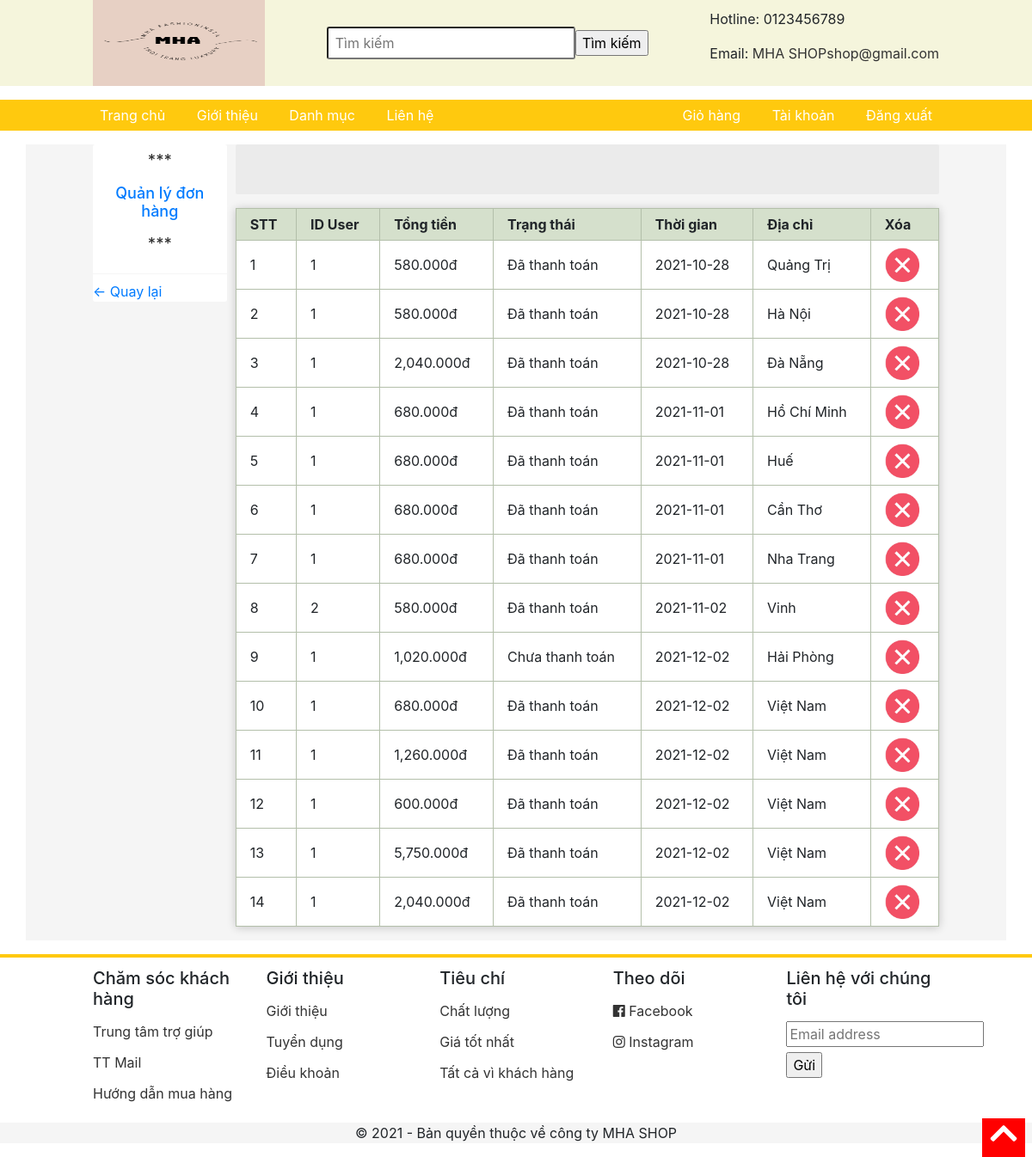
Page /donhang/quanlydh.php (signed in) on the committed database.
### tables this page shows
CREATE TABLE `donhang` (
  `id` int(11) NOT NULL,
  `iduser` int(100) NOT NULL,
  `tongtien` int(100) NOT NULL,
  `trangthai` varchar(100) NOT NULL,
  `ngaymua` date NOT NULL,
  `diachi` varchar(100) NOT NULL
);

### donhang/quanlydh.php (the view, shortened to what this page needs)
<html>
<head>
	<link rel="stylesheet" type="text/css" href="../css/grid.css">
	<link rel="stylesheet" type="text/css" href="../css/responsive.css">
	<link rel="stylesheet" type="text/css" href="../main.css">
	<link rel="stylesheet" href="https://use.fontawesome.com/releases/v5.7.0/css/all.css">
	<link rel="stylesheet" href="https://maxcdn.bootstrapcdn.com/bootstrap/4.5.2/css/bootstrap.min.css">
</head>
<body>
<form action="timkiem.php" method="POST">
	<div class="app">
		<div class="header">
			<div class="grid wide">
				<div class="header-main">
					<div class="logo">
						<a href="../index.php"><img src="../img/LOGO1.png" width="200" height="100"></a>
					</div>
					<div class="search">
						<input type="text" name="s" class="search-bar" placeholder="Tìm kiếm">
						<input type="submit" value="Tìm kiếm">
					</div>
					<div class="contact">
						<p>Hotline: 0123456789</p>
						<p>Email: <a href="mailto:MHA SHOPshop@gmail.com" style="color: #333;">MHA SHOPshop@gmail.com</a></p>
					</div>
				</div>
			</div>
		</div>
		</form>
		<div class="navigation-bar">
			<ul class="navbar-list">
				<li class="navbar-item"><a href="index.php" class="navbar-link">Trang chủ</a></li>
				<li class="navbar-item"><a href="./pages/gioithieu.php" class="navbar-link">Giới thiệu</a></li>
				<li class="navbar-item navbar-item-category">
					<a href="" class="navbar-link">Danh mục</a>
				</li>
				<li class="navbar-item"><a href="../pages/lienhe.php" class="navbar-link">Liên hệ</a></li>
			</ul>
			<ul class="navbar-list">
				<li class="navbar-item"><a href="../pages/giohang.php" class="navbar-link">Giỏ hàng</a></li>
				<li class="navbar-item"><a href="../taikhoan.php" class="navbar-link">Tài khoản</a></li>
				<li class="navbar-item"><a href="../pages/dangxuat.php" class="navbar-link">Đăng xuất</a></li>
			</ul>
		</div>
		<div class="container">
			<div class="grid wide">
				<div class="row sm-gutter grid-content">
					<div class="column l-2 me-0 s-0">
						<nav class="category">
							<h3 class="category-heading" align="center">
								<p >***</p>
								<a href="" >Quản lý đơn hàng</a>
								<p  >***</p>
							</h3>
							<ul class="category-list">
								<li class="category-item category-item--active">
									<a href="../admin.php" ><- Quay lại </a>
								</li>
							</ul>
						</nav>
					</div>
					<div class="column l-10 me-12 s-12">
						<div class="home-filter">
							<button class="home-filter-btn btn"></button>
							<button class="home-filter-btn btn btn--active"></button>
							<button class="home-filter-btn btn"></button>
						</div>
<div class="page">
<table class="layout display responsive-table">
<thead>
<tr>
	<th>STT</th>
	<th >ID User</th>
	<th >Tổng tiền</th>
	<th >Trạng thái</th>
	<th >Thời gian</th>
	<th >Địa chỉ</th>
	<th>Xóa</th>
</tr>
</thead>
<tbody>
<?php
			$conn =	mysqli_connect("localhost", "root", "", "dacs2");
			$sql= "SELECT * FROM donhang ";
			$ketqua = mysqli_query($conn, $sql);
			$stt = 1;
			while ($row = mysqli_fetch_array($ketqua)) {
				echo "<tr>";
				echo "<td>".$stt."</td>";
				echo "<td>".$row['iduser']."</td>";
                echo "<td>".number_format($row['tongtien'],3)."đ</td>";
				echo "<td>".$row['trangthai']."</td>";
				echo "<td>".$row['ngaymua']."</td>";
                echo "<td>".$row['diachi']."</td>";
				echo '<td><a href=" xoadh.php?id= '.$row['id'].'"><img src="../img/thungrac.jpg" alt="" width="40px" height="40px"></a></td>';
				echo "</tr>";
				$stt++;
			}
		?>
</tbody>
</table>
</div>
								</div>
								</div>
							</div>
						</div>
		<div class="footer">
			<div class="grid wide">
				<div class="row">
					<div class="column l-2-4 me-4 s-6">
						<h3 class="footer__heading">Chăm sóc khách hàng</h3>
						<ul class="footer-list">
							<li class="footer-item">
								<a href="" class="footer-item-link">Trung tâm trợ giúp</a>
							</li>
							<li class="footer-item">
								<a href="" class="footer-item-link">TT Mail</a>
							</li>
							<li class="footer-item">
								<a href="" class="footer-item-link">Hướng dẫn mua hàng</a>
							</li>
						</ul>
					</div>
					<div class="column l-2-4 me-4 s-6">
						<h3 class="footer__heading">Giới thiệu</h3>
						<ul class="footer-list">
							<li class="footer-item">
								<a href="" class="footer-item-link">Giới thiệu</a>
							</li>
							<li class="footer-item">
								<a href="" class="footer-item-link">Tuyển dụng</a>
							</li>
							<li class="footer-item">
								<a href="" class="footer-item-link">Điều khoản</a>
							</li>
						</ul>
					</div>
					<div class="column l-2-4 me-4 s-6">
						<h3 class="footer__heading">Tiêu chí</h3>
						<ul class="footer-list">
							<li class="footer-item">
								<a  class="footer-item-link">Chất lượng</a>
							</li>
							<li class="footer-item">
								<a  class="footer-item-link">Giá tốt nhất</a>
							</li>
							<li class="footer-item">
								<a  class="footer-item-link">Tất cả vì khách hàng</a>
							</li>
						</ul>
					</div>
					<div class="column l-2-4 me-4 s-6">
						<h3 class="footer__heading">Theo dõi</h3>
						<ul class="footer-list">
							<li class="footer-item">
								<a href="" class="footer-item-link">
									<i class="fab fa-facebook"></i>
									Facebook
								</a>
							</li>
							<li class="footer-item">
								<a href="" class="footer-item-link">
									<i class="fab fa-instagram"></i>
									Instagram
								</a>
							</li>
						</ul>
					</div>
					<div class="column l-2-4 me-4 s-6">
						<h3 class="footer__heading">Liên hệ với chúng tôi</h3>
						<input class="footer__input" type="text" placeholder="Email address">
						<input type="submit" value="Gửi">
					</div>
				</div>
			</div>
			<div class="footer__bottom">
				<div class="grid wide">
					<p>© 2021 - Bản quyền thuộc về công ty MHA SHOP</p>
				</div>
			</div>
		</div>
		<div class="scroll-to-top" onclick="scrollToTop();">
			<i class="scroll-to-top-icon fas fa-chevron-up"></i>
		</div>
</body>
</html>

### css/grid.css (style rules this page uses)
.grid { width: 100%; display: block; padding: 0; }
.grid.wide { max-width: 1200px; margin: 0 auto; }
.row { display: flex; flex-wrap: wrap; margin-left: -4px; margin-right: -4px; }
.column { padding-left: 4px; padding-right: 4px; }
.s-0 { display: none; }
.s-6 { flex: 0 0 50%; max-width: 50%; }
.s-12 { flex: 0 0 100%; max-width: 100%; }
@media (min-width: 740px) { .row { margin-left: -8px; margin-right: -8px; } }
@media (min-width: 740px) { .column { padding-left: 8px; padding-right: 8px; } }
@media (min-width: 740px) { .me-0 { display: none; } }
@media (min-width: 740px) { .me-1, .me-2, .me-3, .me-4, .me-5, .me-6, .me-7, .me-8, .me-9, .me-10, .me-11, .me-12 { display: block; } }
@media (min-width: 740px) { .me-4 { flex: 0 0 33.33333%; max-width: 33.33333%; } }
@media (min-width: 740px) { .me-12 { flex: 0 0 100%; max-width: 100%; } }
@media (min-width: 1113px) { .row { margin-left: -12px; margin-right: -12px; } }
@media (min-width: 1113px) { .row.sm-gutter { margin-left: -5px; margin-right: -5px; } }
@media (min-width: 1113px) { .column { padding-left: 12px; padding-right: 12px; } }
@media (min-width: 1113px) { .row.sm-gutter .column { padding-left: 5px; padding-right: 5px; } }
@media (min-width: 1113px) { .l-1, .l-2, .l-2-4, .l-3, .l-4, .l-5, .l-6, .l-7, .l-8, .l-9, .l-10, .l-11, .l-12 { display: block; } }
@media (min-width: 1113px) { .l-2 { flex: 0 0 16.66667% !important; max-width: 16.66667%; } }
@media (min-width: 1113px) { .column.l-2-4 { flex: 0 0 20%; max-width: 20%; } }
@media (min-width: 1113px) { .l-10 { flex: 0 0 83.33333%; max-width: 83.33333%; } }
@media (min-width: 1024px) and (max-width: 1239px) { .wide { width: 984px; } }
@media (min-width: 1024px) and (max-width: 1239px) { .wide .row { margin-left: -12px; margin-right: -12px; } }
@media (min-width: 1024px) and (max-width: 1239px) { .wide .row.sm-gutter { margin-left: -5px; margin-right: -5px; } }
@media (min-width: 1024px) and (max-width: 1239px) { .wide .column { padding-left: 12px; padding-right: 12px; } }
@media (min-width: 1024px) and (max-width: 1239px) { .wide .row.sm-gutter .column { padding-left: 5px; padding-right: 5px; } }
@media (min-width: 1024px) and (max-width: 1239px) { .wide .l-1, .wide .l-2, .wide .l-2-4, .wide .l-3, .wide .l-4, .wide .l-5, .wide .l-6, .wide .l-7, .wide .l-8, .wide .l-9, .wide .l-10, .wide .l-11, .wide .l-12 { display: block; } }
@media (min-width: 1024px) and (max-width: 1239px) { .wide .l-2 { flex: 0 0 16.66667%; max-width: 16.66667%; } }
@media (min-width: 1024px) and (max-width: 1239px) { .wide .l-2-4 { flex: 0 0 20%; max-width: 20%; } }
@media (min-width: 1024px) and (max-width: 1239px) { .wide .l-10 { flex: 0 0 83.33333%; max-width: 83.33333%; } }

### donhang/quanlydh.php (style rules this page uses)
.page { max-width: 60em; margin: 0 auto; }
table th, table td { text-align: left; }
table.layout { width: 100%; border-collapse: collapse; }
table.display { margin: 1em 0; }
table.display th, table.display td { border: 1px solid #B3BFAA; padding: .5em 1em; }
table.display th { background: #D5E0CC; }
table.display td { background: #fff; }
table.responsive-table { box-shadow: 0 1px 10px rgba(0, 0, 0, 0.2); }

### rows in the picture
donhang: iduser "1", tongtien "580.000", trangthai "Đã thanh toán", ngaymua "2021-10-28", diachi "Quảng Trị"
donhang: iduser "1", tongtien "580.000", trangthai "Đã thanh toán", ngaymua "2021-10-28", diachi "Hà Nội"
donhang: iduser "1", tongtien "2,040.000", trangthai "Đã thanh toán", ngaymua "2021-10-28", diachi "Đà Nẵng"
donhang: iduser "1", tongtien "680.000", trangthai "Đã thanh toán", ngaymua "2021-11-01", diachi "Hồ Chí Minh"
donhang: iduser "1", tongtien "680.000", trangthai "Đã thanh toán", ngaymua "2021-11-01", diachi "Huế"
donhang: iduser "1", tongtien "680.000", trangthai "Đã thanh toán", ngaymua "2021-11-01", diachi "Cần Thơ"
donhang: iduser "1", tongtien "680.000", trangthai "Đã thanh toán", ngaymua "2021-11-01", diachi "Nha Trang"
donhang: iduser "2", tongtien "580.000", trangthai "Đã thanh toán", ngaymua "2021-11-02", diachi "Vinh"
donhang: iduser "1", tongtien "1,020.000", trangthai "Chưa thanh toán", ngaymua "2021-12-02", diachi "Hải Phòng"
donhang: iduser "1", tongtien "680.000", trangthai "Đã thanh toán", ngaymua "2021-12-02", diachi "Việt Nam"
donhang: iduser "1", tongtien "1,260.000", trangthai "Đã thanh toán", ngaymua "2021-12-02", diachi "Việt Nam"
donhang: iduser "1", tongtien "600.000", trangthai "Đã thanh toán", ngaymua "2021-12-02", diachi "Việt Nam"
donhang: iduser "1", tongtien "5,750.000", trangthai "Đã thanh toán", ngaymua "2021-12-02", diachi "Việt Nam"
donhang: iduser "1", tongtien "2,040.000", trangthai "Đã thanh toán", ngaymua "2021-12-02", diachi "Việt Nam"
